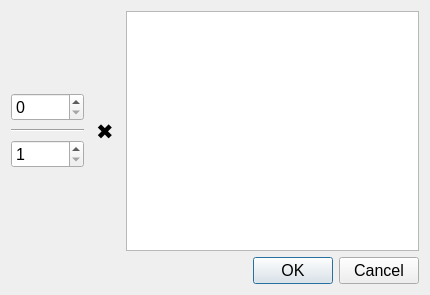
<?xml version="1.0" encoding="UTF-8"?>
<ui version="4.0">
 <class>MaskDialog</class>
 <widget class="QDialog" name="MaskDialog">
  <property name="geometry">
   <rect>
    <x>0</x>
    <y>0</y>
    <width>430</width>
    <height>295</height>
   </rect>
  </property>
  <property name="windowTitle">
   <string>Dialog</string>
  </property>
  <layout class="QGridLayout" name="gridLayout">
   <item row="0" column="0">
    <layout class="QHBoxLayout" name="horizontalLayout">
     <item>
      <layout class="QVBoxLayout" name="verticalLayout">
       <item>
        <spacer name="verticalSpacer">
         <property name="orientation">
          <enum>Qt::Vertical</enum>
         </property>
         <property name="sizeType">
          <enum>QSizePolicy::Minimum</enum>
         </property>
         <property name="sizeHint" stdset="0">
          <size>
           <width>20</width>
           <height>80</height>
          </size>
         </property>
        </spacer>
       </item>
       <item>
        <widget class="QSpinBox" name="numSpinBox">
         <property name="font">
          <font>
           <pointsize>12</pointsize>
          </font>
         </property>
         <property name="minimum">
          <number>0</number>
         </property>
        </widget>
       </item>
       <item>
        <widget class="Line" name="line">
         <property name="orientation">
          <enum>Qt::Horizontal</enum>
         </property>
        </widget>
       </item>
       <item>
        <widget class="QSpinBox" name="denSpinBox">
         <property name="font">
          <font>
           <pointsize>12</pointsize>
          </font>
         </property>
         <property name="minimum">
          <number>1</number>
         </property>
         <property name="maximum">
          <number>10000</number>
         </property>
        </widget>
       </item>
       <item>
        <spacer name="verticalSpacer_2">
         <property name="orientation">
          <enum>Qt::Vertical</enum>
         </property>
         <property name="sizeType">
          <enum>QSizePolicy::Minimum</enum>
         </property>
         <property name="sizeHint" stdset="0">
          <size>
           <width>20</width>
           <height>80</height>
          </size>
         </property>
        </spacer>
       </item>
      </layout>
     </item>
     <item>
      <widget class="QLabel" name="label">
       <property name="minimumSize">
        <size>
         <width>30</width>
         <height>0</height>
        </size>
       </property>
       <property name="font">
        <font>
         <pointsize>16</pointsize>
        </font>
       </property>
       <property name="text">
        <string>✖</string>
       </property>
       <property name="alignment">
        <set>Qt::AlignCenter</set>
       </property>
      </widget>
     </item>
     <item>
      <widget class="QTableView" name="tableView">
       <property name="font">
        <font>
         <pointsize>12</pointsize>
        </font>
       </property>
       <attribute name="horizontalHeaderVisible">
        <bool>false</bool>
       </attribute>
       <attribute name="horizontalHeaderHighlightSections">
        <bool>false</bool>
       </attribute>
       <attribute name="verticalHeaderVisible">
        <bool>false</bool>
       </attribute>
       <attribute name="verticalHeaderHighlightSections">
        <bool>false</bool>
       </attribute>
      </widget>
     </item>
    </layout>
   </item>
   <item row="1" column="0">
    <widget class="QDialogButtonBox" name="buttonBox">
     <property name="font">
      <font>
       <pointsize>12</pointsize>
      </font>
     </property>
     <property name="orientation">
      <enum>Qt::Horizontal</enum>
     </property>
     <property name="standardButtons">
      <set>QDialogButtonBox::Cancel|QDialogButtonBox::Ok</set>
     </property>
    </widget>
   </item>
  </layout>
 </widget>
 <resources/>
 <connections>
  <connection>
   <sender>buttonBox</sender>
   <signal>accepted()</signal>
   <receiver>MaskDialog</receiver>
   <slot>accept()</slot>
   <hints>
    <hint type="sourcelabel">
     <x>248</x>
     <y>254</y>
    </hint>
    <hint type="destinationlabel">
     <x>157</x>
     <y>274</y>
    </hint>
   </hints>
  </connection>
  <connection>
   <sender>buttonBox</sender>
   <signal>rejected()</signal>
   <receiver>MaskDialog</receiver>
   <slot>reject()</slot>
   <hints>
    <hint type="sourcelabel">
     <x>316</x>
     <y>260</y>
    </hint>
    <hint type="destinationlabel">
     <x>286</x>
     <y>274</y>
    </hint>
   </hints>
  </connection>
 </connections>
</ui>
